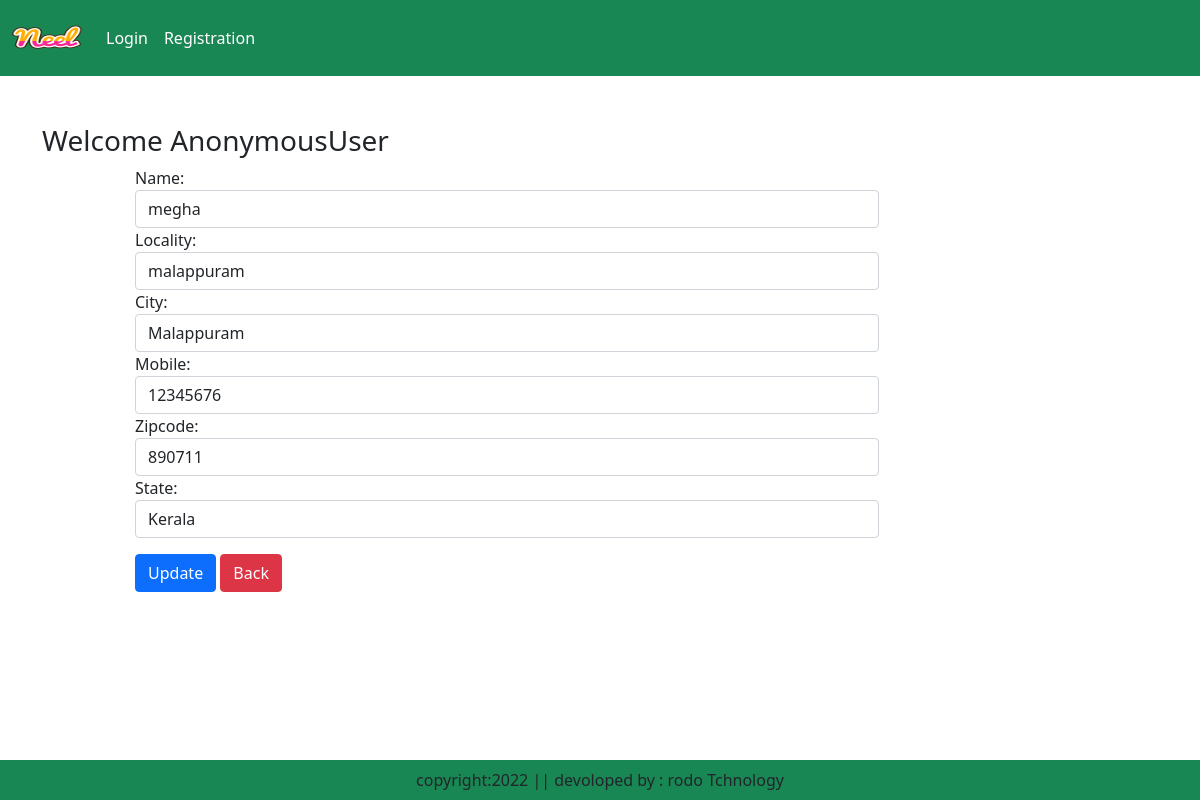
The app's page /UpdateAddress/11 with its own data.
### eapp/models.py (models this page shows, shortened)
class Customer(models.Model):
    user=models.ForeignKey(User,on_delete=models.CASCADE)
    name=models.CharField(max_length=200)
    locality=models.CharField(max_length=200)
    city=models.CharField(max_length=50)
    mobile=models.IntegerField(default=0)
    zipcode=models.IntegerField()
    state=models.CharField(choices=STATE_CHOICES,max_length=100)

### eapp/views.py (the view, shortened to what this page needs)
# urls.py: path('UpdateAddress/<int:pk>',views.UpdateAddress.as_view(),name='UpdateAddress'),
class UpdateAddress(View):
    def get(self,request,pk):
        add=Customer.objects.get(pk=pk)
        form=CustomerProfileForm(instance=add)
        totalitem=0
        if request.user.is_authenticated:
            totalitem=len(Cart.objects.filter(user=request.user))
        return render(request,'UpdateAddress.html',locals())

### eapp/forms.py
class CustomerProfileForm(forms.ModelForm):
   class Meta:
      model=Customer
      fields=['name','locality','city','mobile','zipcode','state']
      widgets={
         'name':forms.TextInput(attrs={'class':'form-control'}),
         'locality':forms.TextInput(attrs={'class':'form-control'}),
         'city':forms.TextInput(attrs={'class':'form-control'}),
         'mobile':forms.NumberInput(attrs={'class':'form-control'}),
         'zipcode':forms.NumberInput(attrs={'class':'form-control'}),
         'state':forms.Select(attrs={'class':'form-control'}),
      }

### eapp/templates/UpdateAddress.html (shortened to what this page needs)
{% extends 'base.html' %}
{% load static %}
{% block main-content %}
<div class="container my-5">
    <div class="row ">
        <h3>Welcome <span class="text-capitalize">{{request.user}}</span></h3>
    </div>
    <div class="col-sm-8 offset-sm-1">
        <form action="" method="post">
            {% for fm in form %}
            {{fm.label_tag}} {{fm}} <small class="text-danger">{{fm.errors|striptags}}</small>
            {% endfor %}
            <div class="col-12 mt-3">
                <button type="submit" class="btn btn-primary">Update</button>
                <a href="{% url 'address' %}" type="button" class="btn btn-danger">Back</a>
            </div>
        </form>
    </div>
</div>
{% endblock main-content %}

### records on screen
Customer: form "megha" "malappuram" "Malappuram" "12345676" "890711" "Kerala"

### other values on screen
{{ request.user }} "AnonymousUser"
{{ fm.label_tag }} "Name:" "Locality:" "City:" "Mobile:" "Zipcode:" "State:"
